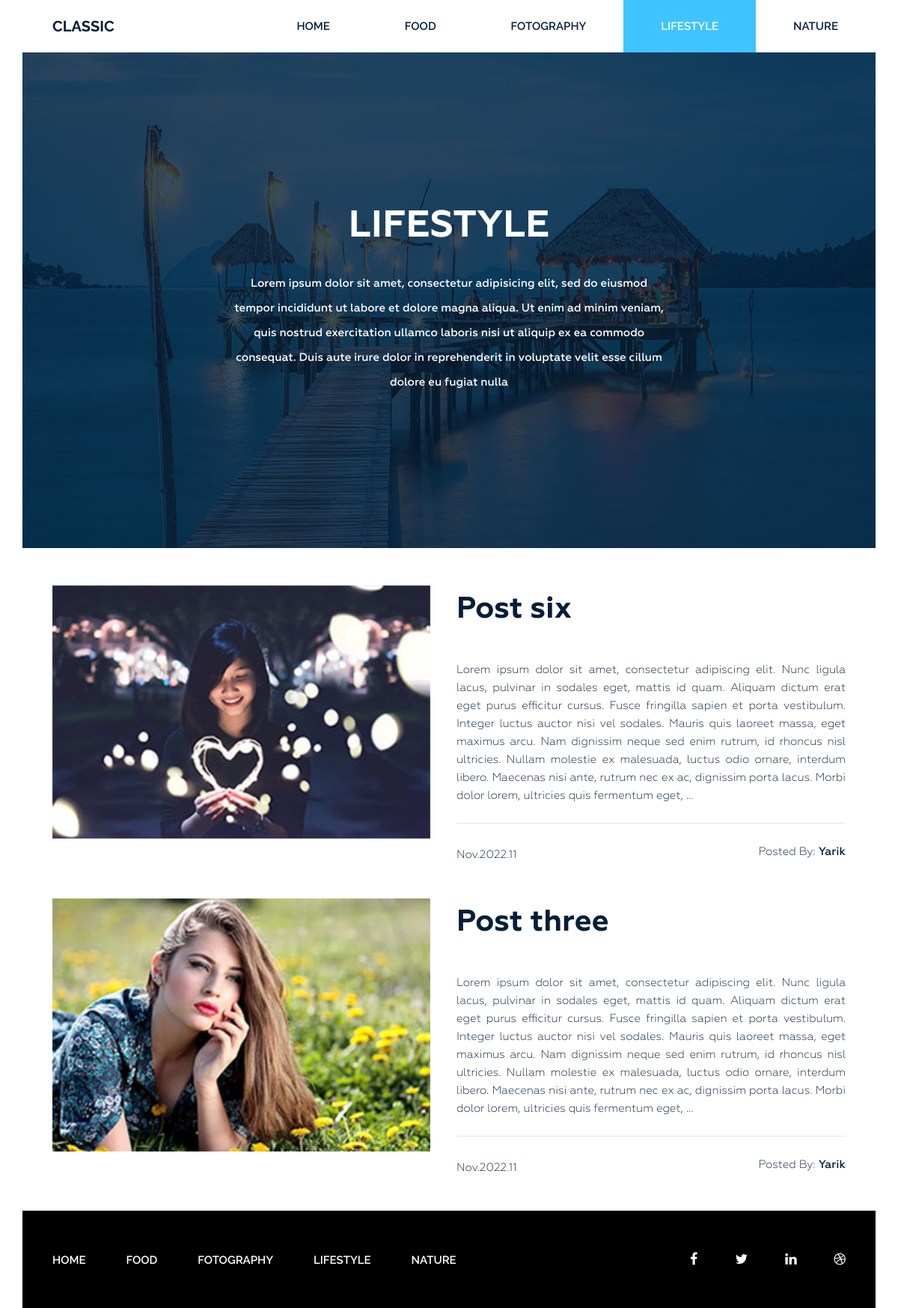
The app's page /category/lifestyle/ with its own data.
### blog/models.py (models this page shows, shortened)
class Category(models.Model):
    title = models.CharField(max_length=150)
    slug = models.SlugField(max_length=150, verbose_name='Url', unique=True)
    def get_absolute_url(self):
        return reverse('category', kwargs={'slug': self.slug})
    def __str__(self):
        return self.title
    class Meta:
        verbose_name = 'Category'
        verbose_name_plural = 'Categories'
        ordering = ['title']

class Post(models.Model):
    title = models.CharField(max_length=200)
    slug = models.SlugField(max_length=200, verbose_name='Url', unique=True)
    author = models.CharField(max_length=150)
    content = models.TextField(blank=True)
    created_at = models.DateTimeField(auto_now_add=True)
    photo = models.ImageField(blank=True, upload_to='photos/%Y/%m/%d/')
    views = models.IntegerField(default=0)
    category = models.ForeignKey('Category', on_delete=models.PROTECT, related_name='posts')
    tags = models.ManyToManyField('Tag', blank=True, related_name='posts')
    def get_absolute_url(self):
        return reverse('post', kwargs={'slug': self.slug})
    class Meta:
        ordering = ['-created_at']

### blog/views.py (the view)
# urls.py: path('category/<str:slug>/', GetCategory.as_view(), name='category'),
class GetCategory(ListView):
    template_name = 'blog/category.html'
    context_object_name = 'posts'
    paginate_by = 4
    def get_queryset(self):
        return Post.objects.filter(category__slug=self.kwargs['slug'])
    def get_context_data(self, *, object_list=None, **kwargs):
        context = super().get_context_data(**kwargs)
        context['title'] = Category.objects.get(slug=self.kwargs['slug'])
        return context

### blog/templatetags/menu.py (called while the page is built)
@register.inclusion_tag('blog/menu_tpl.html')
def show_menu(menu_class='menu'):
    categories = Category.objects.all()
    return {'categories': categories, 'menu_class': menu_class}

### blog/templates/blog/category.html (shortened to what this page needs)
{% extends 'base.html' %}
{% load static %}
{% block content %}
<section class="bg-text-area">
    <div class="container">
        <div class="row">
            <div class="col-md-12">
                <div class="bg-text">
                    <h3>{{title}}</h3>
                    <p>Lorem ipsum dolor sit amet, consectetur adipisicing elit, sed do eiusmod tempor incididunt ut
                        labore et dolore magna aliqua. Ut enim ad minim veniam, quis nostrud exercitation ullamco
                        laboris nisi ut aliquip ex ea commodo consequat. Duis aute irure dolor in reprehenderit in
                        voluptate velit esse cillum dolore eu fugiat nulla </p>
                </div>
            </div>
        </div>
    </div>
</section>
<section class="blog-post-area">
    <div class="container">
        <div class="row">
            <div class="blog-post-area-style">
                {% for i in posts %}
                    <div class="col-md-12" style="padding-bottom: 40px!important;">
                        <div class="single-post-big">
                            <div class="big-image">
                                <img src="{{i.photo.url}}" alt="">
                            </div>
                            <div class="big-text">
                                <h3><a href="{{i.get_absolute_url}}">{{i.title}}</a></h3>
                                <p>{{i.content|safe|truncatewords:80}}</p>
                                <h4><span class="date">{{i.created_at|date:'M.Y.d'}}</span><span class="author">Posted By: <span
                                        class="author-name">{{i.author}}</span></span>
                                </h4>
                            </div>
                        </div>
                    </div>
                {% endfor %}
            </div>
        </div>
    </div>
</section>
{% endblock %}

### blog/templates/blog/menu_tpl.html
<div class="{{menu_class}}">
    <ul>
        <li><a href="{% url 'home' %}">Home</a></li>
        {% for i in categories %}
            <li><a href="{{i.get_absolute_url}}">{{i.title}}</a></li>
        {% endfor %}
    </ul>
</div>

### blogsite/static/style.css (style rules this page uses)
.wrapper header.header .menu { margin: 0 }
.wrapper header.header .menu ul { float: right; margin: 0; padding: 0; margin-right: 4px; }
.wrapper header.header .menu ul li { display: inline-block; list-style: outside none none; margin: 0 -4px 0 0; }
.wrapper header.header .menu ul li a { color: rgb(6, 30, 55); font-family: "Raleway", sans-serif; font-size: 15px; font-weight: 600; line-height: 70px; padding: 26px 50px; text-decoration: none; text-transform: uppercase; }
.wrapper header.header .menu ul li.active a { background: #40c4ff; color: #fff; }
.wrapper section.bg-text-area .bg-text { background-image: url(img/bg-iamges.jpg); background-size: 100% 100%; padding: 205px 280px; }
.wrapper section.bg-text-area .bg-text h3 { color: #fff; font-family: Geometria; font-size: 50px; font-weight: 700; text-align: center; text-transform: uppercase; margin: 0; }
.wrapper section.bg-text-area .bg-text p { color: #fff; font-family: Geometria; font-size: 15px; font-weight: 500; line-height: 33px; margin: 32px 0 0; text-align: center; }
section.blog-post-area { margin-top: 50px; }
section.blog-post-area .big-image { float: left; width: 50%; padding-right: 35px; }
section.blog-post-area .big-text { float: right; width: 50%; padding-right: 20px; }
section.blog-post-area img { width: 100%; }
section.blog-post-area .big-text h3 { margin: 10px 0 0; }
section.blog-post-area .big-text h3 a { font-family: Geometria; font-weight: 700; font-size: 40px; color: #061e37; text-decoration: none; }
section.blog-post-area .big-text p { color: #061e37; font-family: Geometria; font-size: 15px; font-weight: 400; line-height: 24px; padding-top: 18px; text-align: justify; text-decoration: none; }
section.blog-post-area .big-text h4 { margin-top: 25px; padding-top: 30px; position: relative; }
section.blog-post-area .big-text h4::before { background: #e6e6e6 none repeat scroll 0 0; content: ""; height: 1px; position: absolute; top: 0; width: 100%; }
section.blog-post-area h4 span { font-family: Geometria; font-weight: 400; font-size: 15px; color: #061e37; text-decoration: none; }
section.blog-post-area .big-text h4 span.author { float: right }
section.blog-post-area h4 span.author-name { font-weight: 500; }
.blog-post-area .blog-post-area-style { margin: 0 20px 0 40px; }
.wrapper footer.footer .footer-menu { margin: 0 }
.wrapper footer.footer .footer-menu ul { line-height: 130px; margin: 0; padding: 0; }
.wrapper footer.footer .footer-menu ul li { display: inline; list-style: outside none none; margin: 0; padding: 30px 0px; }
.wrapper footer.footer .footer-menu ul li a { color: #fff; font-family: "Raleway", sans-serif; font-size: 15px; font-weight: 600; line-height: 70px; margin-left: 40px; padding: 26px 10px 26px 0; text-decoration: none; text-transform: uppercase; }

### records on screen
Category: title "FOOD"
Category: title "FOTOGRAPHY"
Category: title "LIFESTYLE"
Category: title "NATURE"
Post: photo (picture), title "Post six", content "Lorem ipsum dolor sit amet, consectetur adipiscing elit. Nunc ligula lacus, pulvinar in sodales eget, mattis id quam. Aliquam dictum erat eget purus efficitur cursus. Fusce fringilla sapien et porta vestibulum. Integer luctus auctor nisi vel sodales. Mauris quis laoreet massa, eget maximus arcu. Nam dignissim neque sed enim rutrum, id rhoncus nisl ultricies. Nullam molestie ex malesuada, luctus odio ornare, interdum libero. Maecenas nisi ante, rutrum nec ex ac, dignissim porta lacus. Morbi dolor lorem, ultricies quis fermentum eget, …", created_at "Nov.2022.11", author "Yarik"
Post: photo (picture), title "Post three", content "Lorem ipsum dolor sit amet, consectetur adipiscing elit. Nunc ligula lacus, pulvinar in sodales eget, mattis id quam. Aliquam dictum erat eget purus efficitur cursus. Fusce fringilla sapien et porta vestibulum. Integer luctus auctor nisi vel sodales. Mauris quis laoreet massa, eget maximus arcu. Nam dignissim neque sed enim rutrum, id rhoncus nisl ultricies. Nullam molestie ex malesuada, luctus odio ornare, interdum libero. Maecenas nisi ante, rutrum nec ex ac, dignissim porta lacus. Morbi dolor lorem, ultricies quis fermentum eget, …", created_at "Nov.2022.11", author "Yarik"
